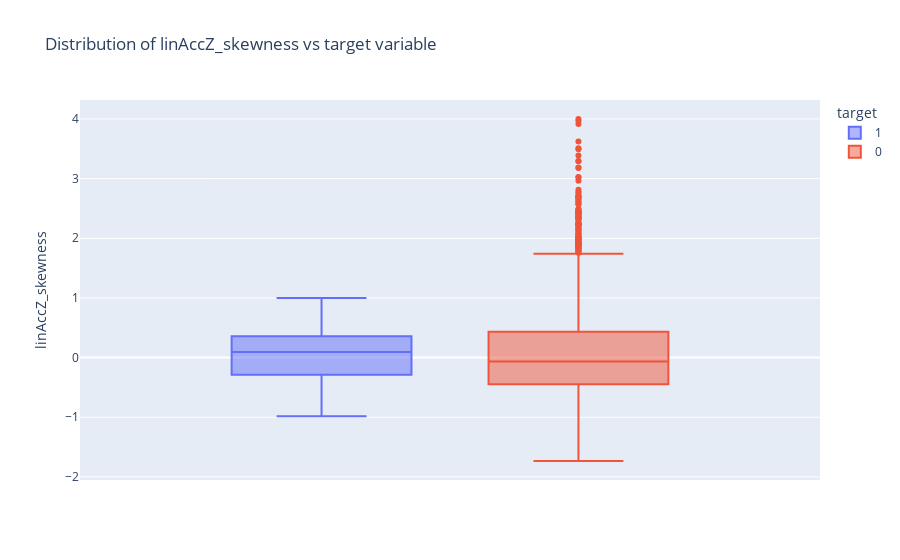

This figure's notebook cell:
### Code cell
fig = px.box(data_custom, y="linAccZ_skewness", color="target",title = 'Distribution of linAccZ_skewness vs target variable')
fig.update_traces(quartilemethod="exclusive") 
fig.show()

### Figure 1 — Plotly figure (JSON) as saved in the notebook; plotly's stock layout.template omitted (floating-point values rounded to 4 significant figures; data arrays with more than 128 entries replaced by an {"elided": "..."} marker saying what was removed)
{"data": [{"alignmentgroup": "True", "hovertemplate": "target=1<br>linAccZ_skewness=%{y}<extra></extra>", "legendgroup": "1", "marker": {"color": "#636efa"}, "name": "1", "notched": false, "offsetgroup": "1", "orientation": "v", "quartilemethod": "exclusive", "showlegend": true, "type": "box", "x0": " ", "xaxis": "x", "y": [0.06851, 0.3462, 0.5029, 0.4708, 0.7675, 0.3999, 0.6398, 0.7049, 0.5436, 0.9976, 0.3509, 0.2607, 0.4305, 0.5223, 0.671, 0.3888, 0.3082, 0.1145, 0.1057, 0.4873, 0.2731, 0.2126, 0.4144, 0.5948, -0.9832, -0.5989, -0.4074, -0.457, -0.5172, -0.6408, -0.3917, -0.2877, -0.4581, -0.4787, 0.1526, 0.399, 0.2626, 0.277, 0.062, 0.2605, 0.1635, -0.8979, -0.6517, -0.5173, -0.16, -0.2857, -0.2884, 0.2076, 0.05548, 0.371, -0.2189, 0.1808, 0.1896, 0.2218, 0.2019, -0.7862, 0.09403, 0.1592, 0.4585, 0.3782, 0.4884, 0.2571, -0.05332, -0.1834, 0.07337, -0.2896, -0.498, -0.338, -0.9849, -0.3576, -0.394, -0.2069, -0.5254, -0.1949, 0.1213, 0.2678, -0.06796, -0.3024, -0.4418, 0.8613, -0.003037, -0.1011, -0.1003, -0.6817, -0.3894, -0.4876, -0.3857, 0.03469, -0.2928, -0.2136, -0.05575, 0.07908, 0.549, 0.2849, 0.4, 0.3627, 0.2904, 0.4747, 0.3953, 0.5961, -0.6981, -0.5386, -0.1455, -0.5266, 0.1609, 0.1936, -0.2261, 0.006774, 0.003344, -0.1117, 0.09321, -0.07628, -0.009379, 0.1092, -0.08565, 0.2802, 0.52, 0.0456, 0.357, 0.2706, 0.5941, 0.5579, 0.5409, 0.02393], "y0": " ", "yaxis": "y"}, {"alignmentgroup": "True", "hovertemplate": "target=0<br>linAccZ_skewness=%{y}<extra></extra>", "legendgroup": "0", "marker": {"color": "#EF553B"}, "name": "0", "notched": false, "offsetgroup": "0", "orientation": "v", "quartilemethod": "exclusive", "showlegend": true, "type": "box", "x0": " ", "xaxis": "x", "y": {"elided": "2824 float values"}, "y0": " ", "yaxis": "y"}], "layout": {"boxmode": "group", "legend": {"title": {"text": "target"}, "tracegroupgap": 0}, "title": {"text": "Distribution of linAccZ_skewness vs target variable"}, "xaxis": {"anchor": "y", "domain": [0, 1]}, "yaxis": {"anchor": "x", "domain": [0, 1], "title": {"text": "linAccZ_skewness"}}}}
